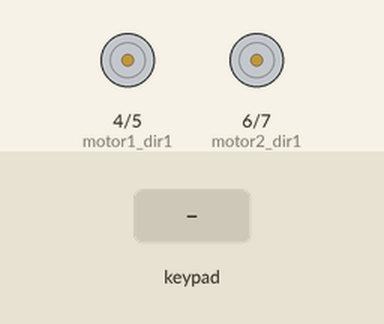
This sketch was run on a simulated Arduino Uno, built with avr-gcc and run on an emulated ATmega328P. Parts: motor-driver pin pairs drawn as motors (green arrow = first pin HIGH = forward, orange = second pin HIGH = backward, longer = more drive, scaled by the enable pin). Inputs (shaded band) come from the test bench. What the sketch prints to the serial monitor is not drawn.

Above: at 1.2 s.
1.3 s: key 'U' pressed
At 1.5 s:
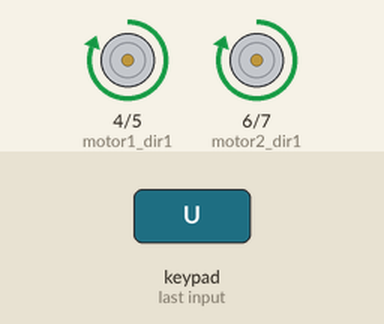
3.2 s: key 'D' pressed
At 3.4 s:
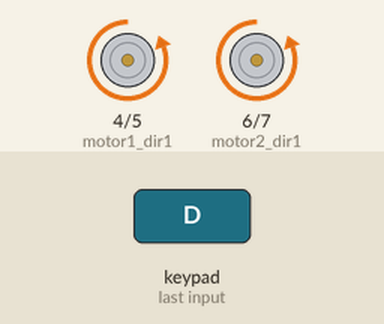
5.1 s: key 'L' pressed
At 5.3 s:
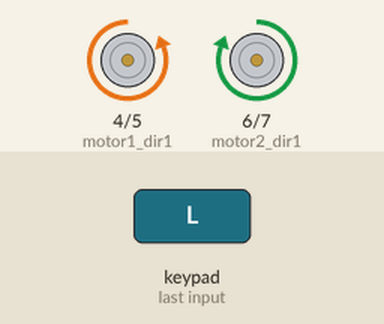
7.0 s: key 'R' pressed
At 7.2 s:
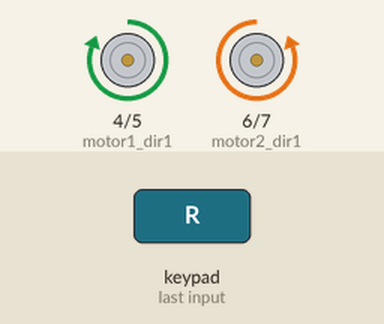
Timing chart, 0 to 9.9 s (numbered marks = the images above; inputs shaded):
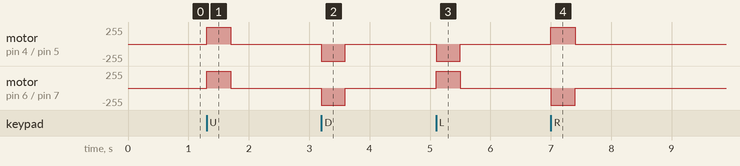

The sketch:

robot.ino
```cpp
#define CUSTOM_SETTINGS
#define INCLUDE_GAMEPAD_MODULE
#include <Dabble.h>

#define motor1_en 10
#define motor2_en 11
#define motor1_dir1 4
#define motor1_dir2 5
#define motor2_dir1 6
#define motor2_dir2 7

// connect bluetooth
//  Tx --> 2
//  Rx --> 3

void setup()
    {
       // put your setup code here, to run once:
       Serial.begin(250000);
       Dabble.begin(38400);

       for(unsigned int i=4;i<8;i++)
         {
             pinMode(i,OUTPUT);
         }
         pinMode(motor1_en,OUTPUT);
         pinMode(motor2_en,OUTPUT);


    }

void loop()
     {
        // put your main code here, to run repeatedly:
        Dabble.processInput();
        if (GamePad.isUpPressed())
          {
            Serial.print("UP");
            forward();
          }

        else if (GamePad.isDownPressed())
          {
             Serial.print("DOWN");
             backward();
          }

       else  if (GamePad.isLeftPressed())
           {
              Serial.print("Left");
              left();
           }

       else  if (GamePad.isRightPressed())
           {
               Serial.print("Right");
               right();
           }

           else
           {
            Serial.println("strop");
            Stop();
           }


     }

     void forward()
     {
        analogWrite(motor1_en,255);
        analogWrite(motor2_en,255);
        digitalWrite(motor1_dir1,HIGH);
        digitalWrite(motor1_dir2,LOW);
        digitalWrite(motor2_dir1,HIGH);
        digitalWrite(motor2_dir2,LOW);

     }
     void backward()
     {
        analogWrite(motor1_en,255);
        analogWrite(motor2_en,255);
        digitalWrite(motor1_dir1,LOW);
        digitalWrite(motor1_dir2,HIGH);
        digitalWrite(motor2_dir1,LOW);
        digitalWrite(motor2_dir2,HIGH);

     }
     void left()
     {
        analogWrite(motor1_en,255);
        analogWrite(motor2_en,255);
        digitalWrite(motor1_dir1,LOW);
        digitalWrite(motor1_dir2,HIGH);
        digitalWrite(motor2_dir1,HIGH);
        digitalWrite(motor2_dir2,LOW);

     }
     void right()
     {
        analogWrite(motor1_en,255);
        analogWrite(motor2_en,255);
        digitalWrite(motor1_dir1,HIGH);
        digitalWrite(motor1_dir2,LOW);
        digitalWrite(motor2_dir1,LOW);
        digitalWrite(motor2_dir2,HIGH);

     }
     void Stop()
     {
        analogWrite(motor1_en,0);
        analogWrite(motor2_en,0);
        digitalWrite(motor1_dir1,LOW);
        digitalWrite(motor1_dir2,LOW);
        digitalWrite(motor2_dir1,LOW);
        digitalWrite(motor2_dir2,LOW);

     }
```

Measured:
- after the input at 1.3 s, motor on pin 4 (motor1_dir1) / pin 5 (motor1_dir2), motor on pin 6 (motor2_dir1) / pin 7 (motor2_dir2): stopped → forward 255/255 at once, → stopped 0.40 s later
- after the input at 3.2 s, motor on pin 4 (motor1_dir1) / pin 5 (motor1_dir2), motor on pin 6 (motor2_dir1) / pin 7 (motor2_dir2): stopped → backward 255/255 at once, → stopped 0.40 s later
- after the input at 5.1 s, motor on pin 4 (motor1_dir1) / pin 5 (motor1_dir2): stopped → backward 255/255 at once, → stopped 0.40 s later; motor on pin 6 (motor2_dir1) / pin 7 (motor2_dir2): stopped → forward 255/255 at once, → stopped 0.40 s later
- after the input at 7.0 s, motor on pin 4 (motor1_dir1) / pin 5 (motor1_dir2): stopped → forward 255/255 at once, → stopped 0.40 s later; motor on pin 6 (motor2_dir1) / pin 7 (motor2_dir2): stopped → backward 255/255 at once, → stopped 0.40 s later
